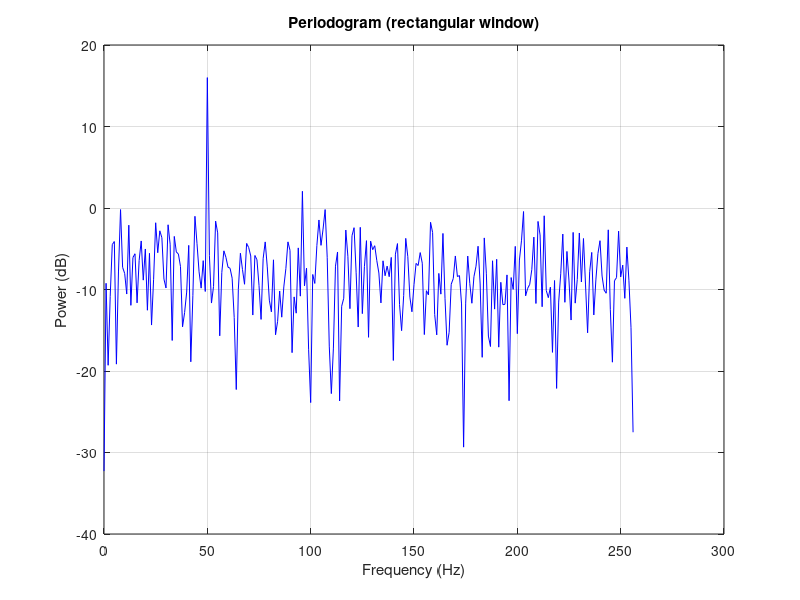
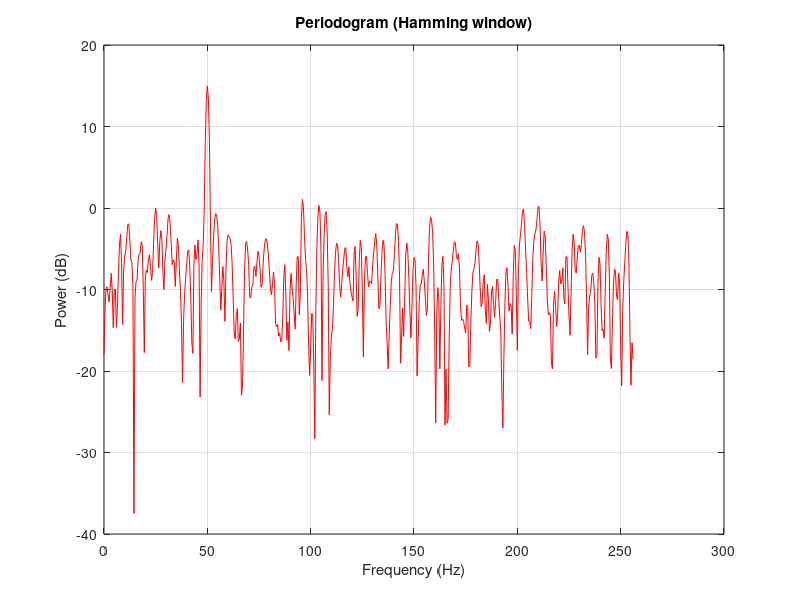

Recreate these plots in MATLAB, in order.
% Periodogram — Basic spectral estimate
% Compare raw periodogram with a Hamming-windowed version.
% Pull toolbox functions (signal, stats, graphics, io) into scope so we
% can call them by short name (fft, butter, plot, std, ...). Without this,
% we'd need fully qualified names like signal.transforms.fft(...).


clear
close all

Fs = 512;
t = 0:1/Fs:1-1/Fs;
N = length(t);

% 50 Hz tone in noise
x = sin(2*pi*50*t) + 0.8*randn(1, N);

% Raw periodogram (rectangular window)
[Pxx1, F1] = periodogram(x);

% Windowed periodogram
w = hamming(N);
[Pxx2, F2] = periodogram(x, w, 1024);

figure(1)
plot(F1/pi*(Fs/2), 10*log10(Pxx1 + 1e-12), 'b-')
title('Periodogram (rectangular window)')
xlabel('Frequency (Hz)')
ylabel('Power (dB)')
grid on

figure(2)
plot(F2/pi*(Fs/2), 10*log10(Pxx2 + 1e-12), 'r-')
title('Periodogram (Hamming window)')
xlabel('Frequency (Hz)')
ylabel('Power (dB)')
grid on
